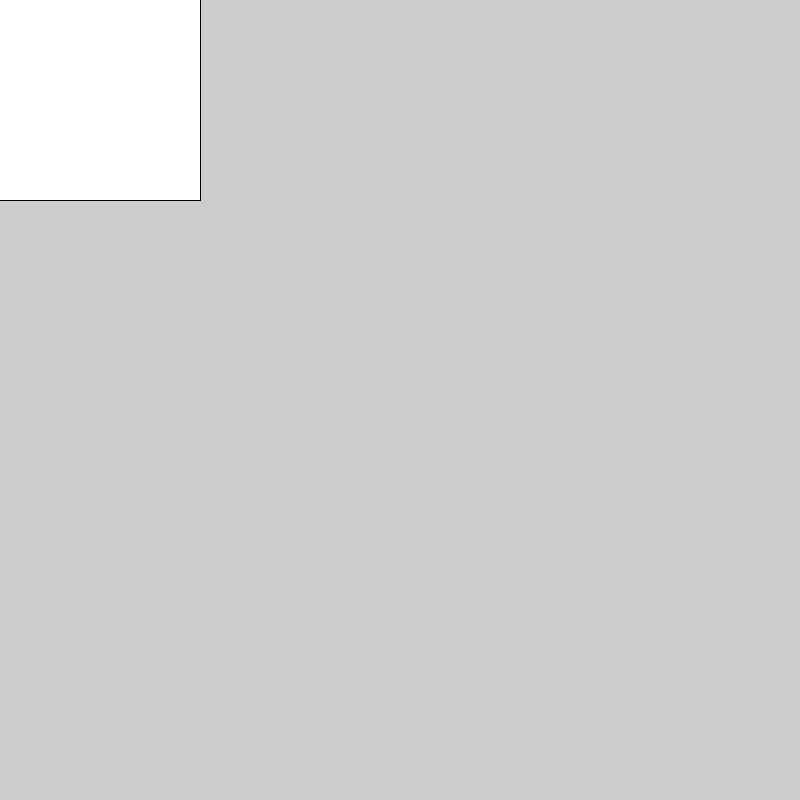
Frame 1 (no input)
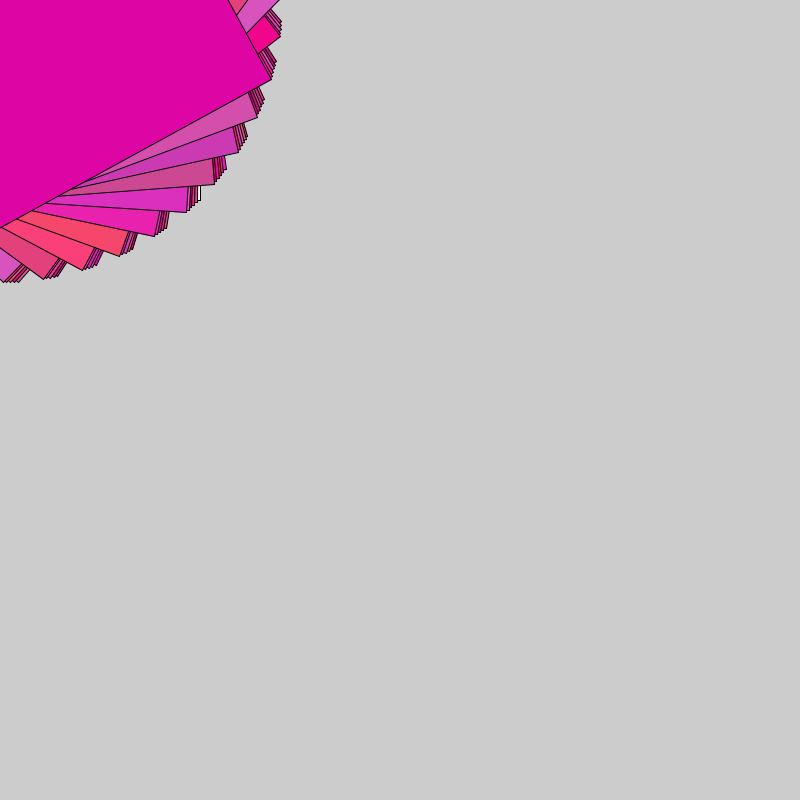
Frame 60 (the mouse pressed at the canvas centre just before this capture)
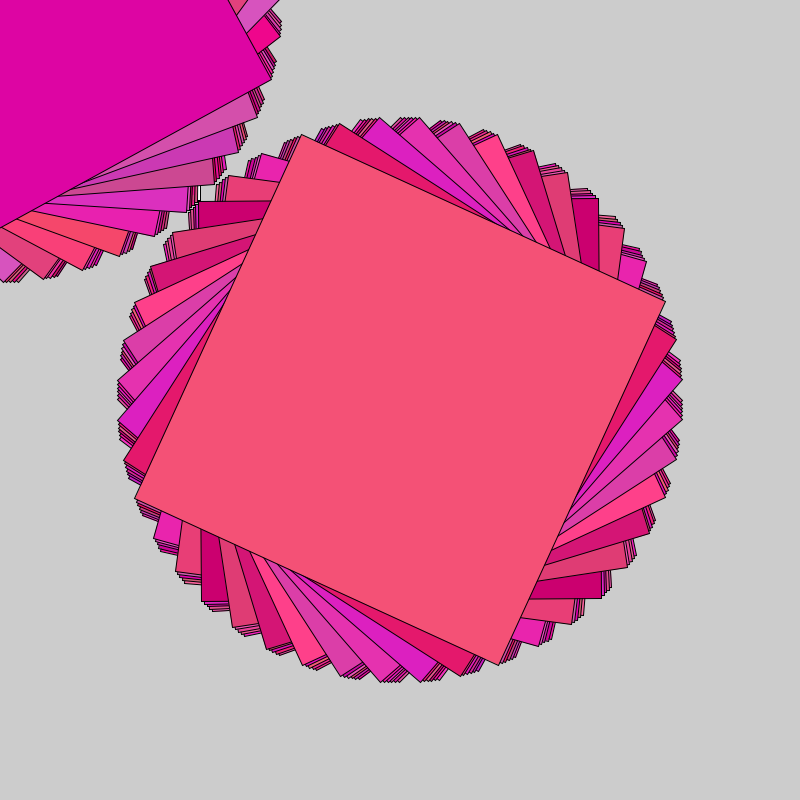
Frame 120 (the mouse held since frame 60 and released just before this capture)

The Processing sketch that drew these frames (run headless with seeded random() and noise(); from frame 60 on, the mouse is pressed at the canvas centre):

// Processing sketch: processing_74883
// ── processing_74883.pde

float angle = 0.0;
   void setup() {
     size(800, 800);
     smooth();
     frameRate(30);
}
   void draw() {
     translate(mouseX, mouseY);
     rotate(angle);
     rect(-200, -200, 400, 400);
     fill(random(200, 255), random(0, 100), random(100, 200));
     angle += 3;
}
